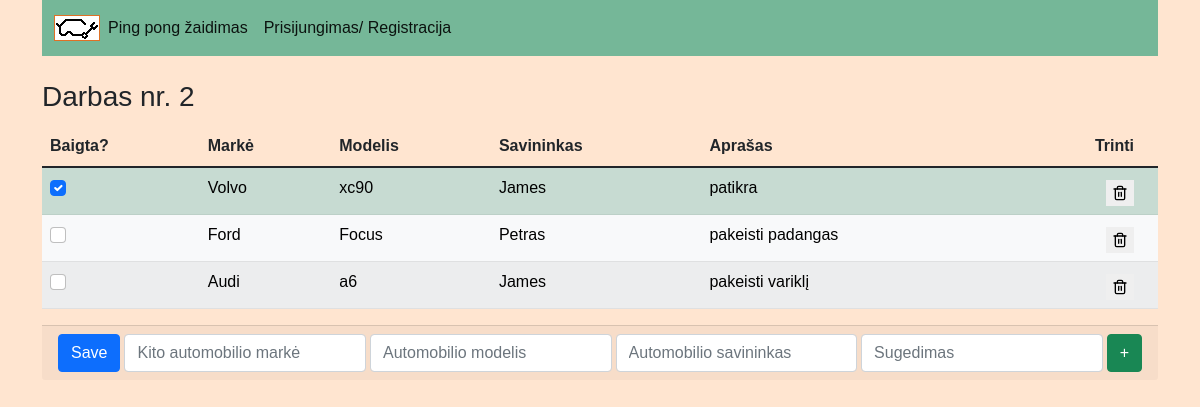
/1/, run on the app's committed database.
### registracija/models.py (models this page shows, shortened)
class DarbuListas(models.Model):
    title = models.CharField("Pavadinimas", max_length=100, help_text="Pavadink šitą darbų seką kaip nors originaliai")
    user = models.ForeignKey(User, on_delete=models.SET_NULL, null=True, blank=True)
    class Meta:
        verbose_name = 'Darbu listas'
        verbose_name_plural = 'Darbu listai'

class DarboDuomenys(models.Model):
    marke = models.CharField("A_marke", max_length=30, help_text="Automobilio markė")
    modelis = models.CharField("A_modelis", max_length=20, help_text="Automobilio modelis")
    sav = models.CharField("A_sav", max_length=70, help_text="Automobilio savininko vardas, pavardė")
    suged = models.CharField("A_sugedimai", max_length=200, help_text="Automobilio sugedimai/pakeitimai")
    isCompleted = models.BooleanField(default=False)
    list = models.ForeignKey(DarbuListas, on_delete=models.CASCADE)
    class Meta:
        verbose_name = 'Darbo itemas'
        verbose_name_plural = 'Darbo itemai'

### registracija/views.py (the view)
# urls.py: path('<int:id>/', views.list, name='list'),
def list(request, id):
    isrikiuoti_duomenys = DarboDuomenys.objects.order_by('sav')
    list = DarbuListas.objects.get(id=id)
    context = {"title":"{list.title}","items": list.darboduomenys_set.all(), 'sortedsav': isrikiuoti_duomenys}
    if request.method == "POST":
        if request.POST.get('save'):
            checked = request.POST.getlist('checkbox')
            for item in list.darboduomenys_set.all():
                if str(item.id) in checked:
                    item.isCompleted = True
                else:
                    item.isCompleted = False
                item.save()
        elif request.POST.get('add'):
            marke = request.POST.get('newM')
            modelis = request.POST.get('newMo')
            sav = request.POST.get('newS')
            suged = request.POST.get('newSu')
            if len(marke) and len(modelis) and len(sav) and len(suged) > 0:
                list.darboduomenys_set.create(marke=marke, modelis=modelis, sav=sav, suged=suged, isCompleted=False)
            else:
                print("Užduoties tekstas per trumpas")
            return redirect('list', id=id)
        elif request.POST.get('delete'):
            id_to_delete = request.POST.get('delete')
            for item in list.darboduomenys_set.all():
                if str(item.id) == id_to_delete:
                    item.delete()
            return redirect('list', id=id)
    else:
        context = {"title":f"{list.title}","items": list.darboduomenys_set.all(), 'sortedsav': isrikiuoti_duomenys}
    return render(request, 'darbai.html', context=context)

### registracija/templates/darbai.html (shortened to what this page needs)
{% extends 'base.html' %}
{% block content %}
<h3>{{title}}</h3>
<div>
    <form method="post" action="#">
        <table class="table table-striped" id="darbai">
            <thead>
              <tr>
                <th scope="col">Baigta?</th>
                <th onclick="sortTable(1)" scope="col">Markė</th>
                <th onclick="sortTable(2)" scope="col">Modelis</th>
                <th onclick="sortTable(3)" scope="col">Savininkas</th>
                <th scope="col">Aprašas</th>
                <th scope="col" class="delete-styles">Trinti</th>
              </tr>
            </thead>
            <tbody>
                {% for item in items %}
                {% if item.isCompleted %}
                <tr class="table-success">
                    <th scope="row">
                        <input class="form-check-input" type="checkbox" name="checkbox" value="{{item.id}}" class="checkbox-styles" checked />
                    </th>
                    <td>{{item.marke}}</td>
                    <td>{{item.modelis}}</td>
                    <td>{{item.sav}}</td>
                    <td>{{item.suged}}</td>
                    <td>
                        <button
                        type="submit"
                        name="delete"
                        value="{{item.id}}"
                        class="delete-styles"
                        >
                        </button>
                    </td>
                </tr>
                {% else %}
                <tr class="table-light">
                    <th scope="row">
                        <input class="form-check-input" type="checkbox" name="checkbox" value="{{item.id}}" />
                    </th>
                    <td>{{item.marke}}</td>
                    <td>{{item.modelis}}</td>
                    <td>{{item.sav}}</td>
                    <td>{{item.suged}}</td>
                    <td>
                        <button
                        type="submit"
                        name="delete"
                        value="{{item.id}}"
                        class="delete-styles"
                        >
                        </button>
                    </td>
                </tr>
                {% endif %}
                {% endfor %}
            </tbody>
          </table>
        <div class="card-footer" style="display: flex">
            <button class="btn btn-primary me-1" type="submit" name="save" value="save">Save</button>
            <input type="text" class="form-control me-1" placeholder="Kito automobilio markė" aria-label="Nauja užduotis į sąrašą" aria-describedby="button-addon2" name="newM">
            <input type="text" class="form-control me-1" placeholder="Automobilio modelis" aria-label="Nauja užduotis į sąrašą" aria-describedby="button-addon2" name="newMo">
            <input type="text" class="form-control me-1" placeholder="Automobilio savininkas" aria-label="Nauja užduotis į sąrašą" aria-describedby="button-addon2" name="newS">
            <input type="text" class="form-control me-1" placeholder="Sugedimas" aria-label="Nauja užduotis į sąrašą" aria-describedby="button-addon2" name="newSu">
            <button class="btn btn-success" type="submit" id="button-addon2" name="add" value="add">+</button>
        </div>
    </form>
</div>
{% endblock content %}

### templates/base.html (style rules this page uses)
.delete-styles { float: right; border: none; }
body { background-color: #ffe5d0; font-family: 'Lucida Sans', 'Lucida Sans Regular', 'Lucida Grande', 'Lucida Sans Unicode', Geneva, Verdana, sans-serif; }

### registracija/templates/darbai.html (style rules this page uses)
.delete-styles { float: right; margin-top: 4px; margin-right: 16px; }

### data on the page
DarbuListas: title "Darbas nr. 2"
DarboDuomenys: marke "Volvo", modelis "xc90", sav "James", suged "patikra", {{ item.id }} 1 (drawn)
DarboDuomenys: marke "Ford", modelis "Focus", sav "Petras", suged "pakeisti padangas", {{ item.id }} 2 (drawn)
DarboDuomenys: marke "Audi", modelis "a6", sav "James", suged "pakeisti variklį", {{ item.id }} 4 (drawn)
